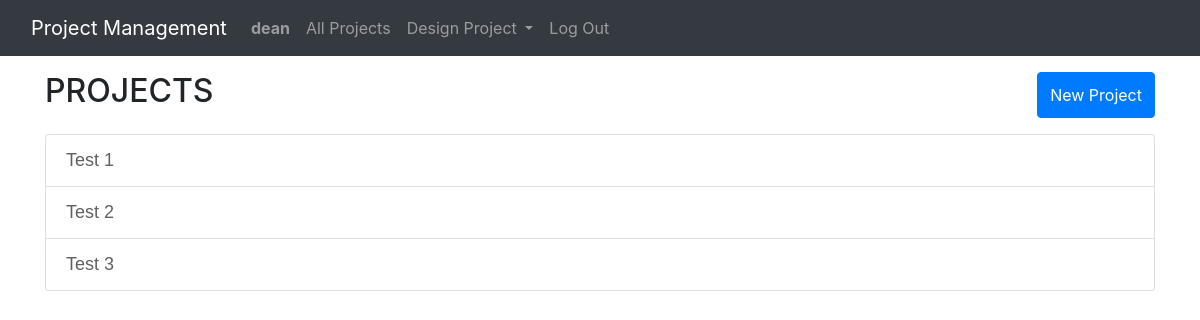
The app's page / (signed in), older data.
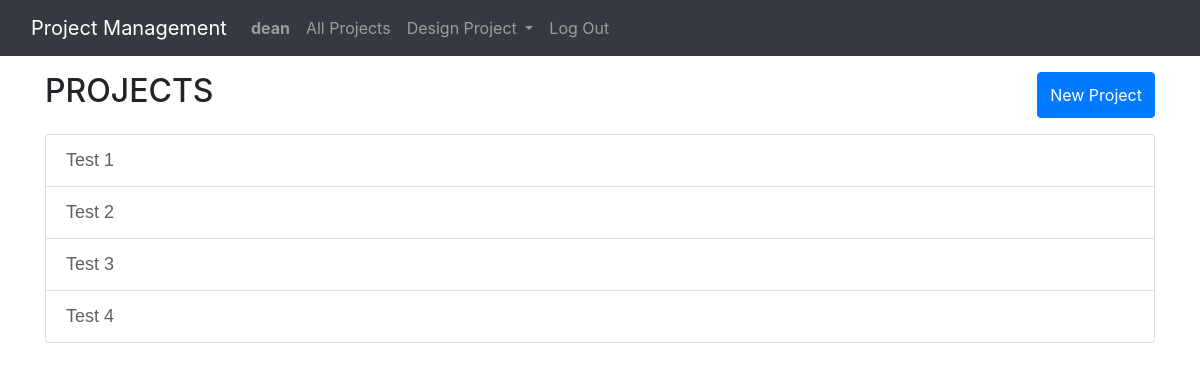
The same page, newer data.
### engineering/models.py (models this page shows, shortened)
class Project(models.Model):
    proj_name = models.CharField(max_length=300)

### engineering/views.py (the view, shortened to what this page needs)
# urls.py: path("", views.index, name="index"),
def index(request):
    if request.method == 'GET':
        projects = Project.objects.all().order_by("proj_name")
        return render(request, "engineering/index.html", {
            "projects": projects,
        })

### engineering/templates/engineering/index.html (shortened to what this page needs)
{% extends "engineering/layout.html" %}
{% load static %}
{% block body %}
    <div class='container'>
            <div class="d-flex justify-content-between my-3">
            <h2>PROJECTS</h2>
            <button type="button" class="btn btn-primary" data-bs-toggle="modal" data-bs-target="#exampleModal">
                New Project
              </button>
            </div>
            <ul class="list-group">
            {% for project in projects%}
                <li class="list-group-item"><a href="{% url "project" id=project.id %}" class="project-list">{{ project.proj_name }}</a></li>
            {% endfor %}
            </ul>
            <br>
    </div>
{% endblock %}

Row changes from the older to the newer data that the page shows:
added Project: proj_name "Test 4"
